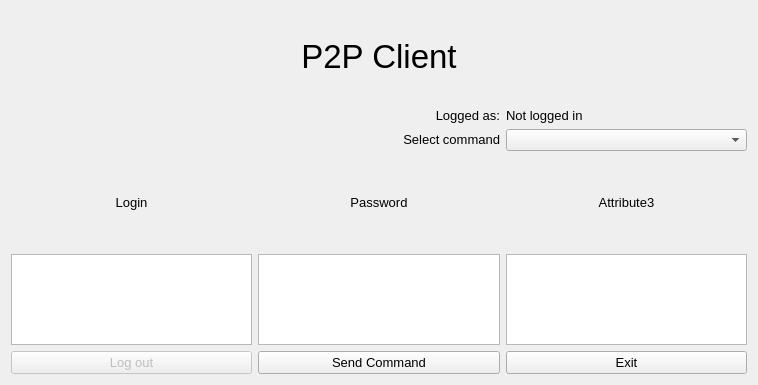
<?xml version="1.0" encoding="UTF-8"?>
<ui version="4.0">
 <class>Widget</class>
 <widget class="QWidget" name="Widget">
  <property name="geometry">
   <rect>
    <x>0</x>
    <y>0</y>
    <width>758</width>
    <height>385</height>
   </rect>
  </property>
  <property name="windowTitle">
   <string>Widget</string>
  </property>
  <layout class="QHBoxLayout" name="horizontalLayout">
   <item>
    <layout class="QGridLayout" name="gridLayout">
     <item row="3" column="3">
      <widget class="QComboBox" name="commandComboBox">
       <property name="enabled">
        <bool>true</bool>
       </property>
       <property name="sizePolicy">
        <sizepolicy hsizetype="Minimum" vsizetype="Minimum">
         <horstretch>0</horstretch>
         <verstretch>0</verstretch>
        </sizepolicy>
       </property>
       <property name="sizeAdjustPolicy">
        <enum>QComboBox::AdjustToMinimumContentsLength</enum>
       </property>
      </widget>
     </item>
     <item row="3" column="2">
      <widget class="QLabel" name="label_4">
       <property name="sizePolicy">
        <sizepolicy hsizetype="Preferred" vsizetype="Maximum">
         <horstretch>0</horstretch>
         <verstretch>0</verstretch>
        </sizepolicy>
       </property>
       <property name="font">
        <font>
         <pointsize>10</pointsize>
        </font>
       </property>
       <property name="text">
        <string>Select command</string>
       </property>
       <property name="alignment">
        <set>Qt::AlignRight|Qt::AlignTrailing|Qt::AlignVCenter</set>
       </property>
      </widget>
     </item>
     <item row="6" column="1">
      <widget class="QPushButton" name="logOutButton">
       <property name="enabled">
        <bool>false</bool>
       </property>
       <property name="font">
        <font>
         <pointsize>10</pointsize>
        </font>
       </property>
       <property name="text">
        <string>Log out</string>
       </property>
      </widget>
     </item>
     <item row="5" column="1">
      <widget class="QPlainTextEdit" name="attr1plainTextEdit">
       <property name="enabled">
        <bool>true</bool>
       </property>
       <property name="sizePolicy">
        <sizepolicy hsizetype="Minimum" vsizetype="Minimum">
         <horstretch>0</horstretch>
         <verstretch>0</verstretch>
        </sizepolicy>
       </property>
       <property name="sizeAdjustPolicy">
        <enum>QAbstractScrollArea::AdjustToContentsOnFirstShow</enum>
       </property>
      </widget>
     </item>
     <item row="4" column="1">
      <widget class="QLabel" name="attr1Label">
       <property name="sizePolicy">
        <sizepolicy hsizetype="Minimum" vsizetype="Minimum">
         <horstretch>0</horstretch>
         <verstretch>0</verstretch>
        </sizepolicy>
       </property>
       <property name="font">
        <font>
         <pointsize>10</pointsize>
        </font>
       </property>
       <property name="text">
        <string>Login</string>
       </property>
       <property name="alignment">
        <set>Qt::AlignCenter</set>
       </property>
      </widget>
     </item>
     <item row="5" column="3">
      <widget class="QPlainTextEdit" name="attr3plainTextEdit">
       <property name="enabled">
        <bool>true</bool>
       </property>
       <property name="sizePolicy">
        <sizepolicy hsizetype="Minimum" vsizetype="Minimum">
         <horstretch>0</horstretch>
         <verstretch>0</verstretch>
        </sizepolicy>
       </property>
       <property name="sizeAdjustPolicy">
        <enum>QAbstractScrollArea::AdjustToContents</enum>
       </property>
      </widget>
     </item>
     <item row="0" column="1" colspan="3">
      <widget class="QLabel" name="label">
       <property name="font">
        <font>
         <pointsize>25</pointsize>
        </font>
       </property>
       <property name="text">
        <string>P2P Client</string>
       </property>
       <property name="alignment">
        <set>Qt::AlignCenter</set>
       </property>
      </widget>
     </item>
     <item row="6" column="2">
      <widget class="QPushButton" name="sendCommandButton">
       <property name="enabled">
        <bool>true</bool>
       </property>
       <property name="font">
        <font>
         <pointsize>10</pointsize>
        </font>
       </property>
       <property name="text">
        <string>Send Command</string>
       </property>
      </widget>
     </item>
     <item row="4" column="3">
      <widget class="QLabel" name="attr3Label">
       <property name="sizePolicy">
        <sizepolicy hsizetype="Minimum" vsizetype="Minimum">
         <horstretch>0</horstretch>
         <verstretch>0</verstretch>
        </sizepolicy>
       </property>
       <property name="font">
        <font>
         <pointsize>10</pointsize>
        </font>
       </property>
       <property name="text">
        <string>Attribute3</string>
       </property>
       <property name="alignment">
        <set>Qt::AlignCenter</set>
       </property>
      </widget>
     </item>
     <item row="5" column="2">
      <widget class="QPlainTextEdit" name="attr2plainTextEdit">
       <property name="sizePolicy">
        <sizepolicy hsizetype="Minimum" vsizetype="Minimum">
         <horstretch>0</horstretch>
         <verstretch>0</verstretch>
        </sizepolicy>
       </property>
       <property name="sizeAdjustPolicy">
        <enum>QAbstractScrollArea::AdjustToContents</enum>
       </property>
      </widget>
     </item>
     <item row="6" column="3">
      <widget class="QPushButton" name="exitButton">
       <property name="font">
        <font>
         <pointsize>10</pointsize>
        </font>
       </property>
       <property name="text">
        <string>Exit</string>
       </property>
      </widget>
     </item>
     <item row="4" column="2">
      <widget class="QLabel" name="attr2Label">
       <property name="sizePolicy">
        <sizepolicy hsizetype="Minimum" vsizetype="Minimum">
         <horstretch>0</horstretch>
         <verstretch>0</verstretch>
        </sizepolicy>
       </property>
       <property name="font">
        <font>
         <pointsize>10</pointsize>
        </font>
       </property>
       <property name="text">
        <string>Password</string>
       </property>
       <property name="alignment">
        <set>Qt::AlignCenter</set>
       </property>
      </widget>
     </item>
     <item row="1" column="3">
      <widget class="QLabel" name="loginIdLabel">
       <property name="sizePolicy">
        <sizepolicy hsizetype="Preferred" vsizetype="Maximum">
         <horstretch>0</horstretch>
         <verstretch>0</verstretch>
        </sizepolicy>
       </property>
       <property name="font">
        <font>
         <pointsize>10</pointsize>
        </font>
       </property>
       <property name="text">
        <string>Not logged in</string>
       </property>
      </widget>
     </item>
     <item row="1" column="2">
      <widget class="QLabel" name="label_2">
       <property name="sizePolicy">
        <sizepolicy hsizetype="Preferred" vsizetype="Maximum">
         <horstretch>0</horstretch>
         <verstretch>0</verstretch>
        </sizepolicy>
       </property>
       <property name="font">
        <font>
         <pointsize>10</pointsize>
        </font>
       </property>
       <property name="text">
        <string>Logged as:</string>
       </property>
       <property name="alignment">
        <set>Qt::AlignRight|Qt::AlignTrailing|Qt::AlignVCenter</set>
       </property>
      </widget>
     </item>
    </layout>
   </item>
  </layout>
 </widget>
 <resources/>
 <connections/>
</ui>
